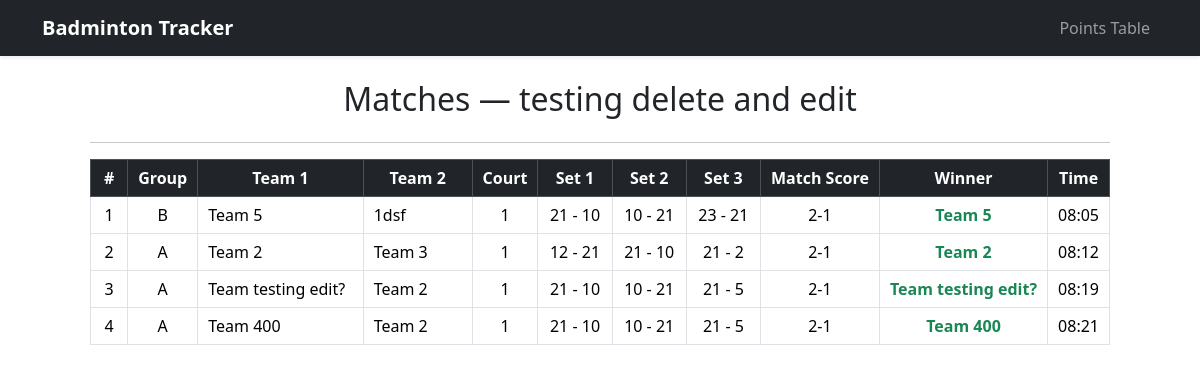
The app's page /badminton/tournament/4/matches/, older data.
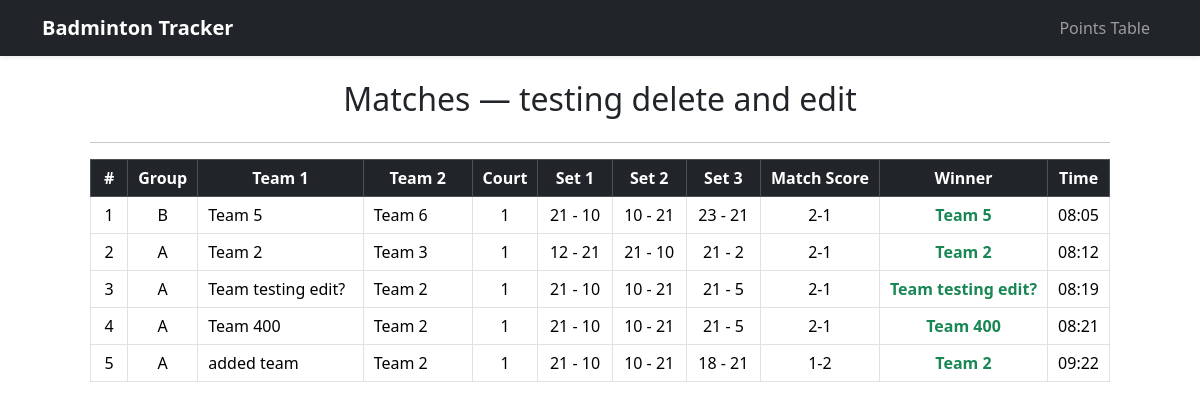
The same page, newer data.
### badminton/models.py (models this page shows, shortened)
class Tournament(models.Model):
    name = models.CharField(max_length=100)
    place = models.CharField(max_length=100)
    date = models.DateField()

class Match(models.Model):
    group = models.ForeignKey(Group, on_delete=models.CASCADE)
    court_number = models.PositiveIntegerField()
    team1 = models.ForeignKey(Team, on_delete=models.CASCADE, related_name='team1_matches')
    team2 = models.ForeignKey(Team, on_delete=models.CASCADE, related_name='team2_matches')
    set1_team1 = models.PositiveIntegerField()
    set1_team2 = models.PositiveIntegerField()
    set2_team1 = models.PositiveIntegerField(null=True, blank=True)
    set2_team2 = models.PositiveIntegerField(null=True, blank=True)
    set3_team1 = models.PositiveIntegerField(null=True, blank=True)
    set3_team2 = models.PositiveIntegerField(null=True, blank=True)
    winner = models.ForeignKey(Team, on_delete=models.SET_NULL, null=True, blank=True, related_name='matches_won')
    created_at = models.DateTimeField(auto_now_add=True)
    updated_at = models.DateTimeField(auto_now=True)
    @property
    def match_score(self):
        t1 = 0
        t2 = 0
        if self.set1_team1 > self.set1_team2:
            t1 += 1
        else:
            t2 += 1
        if self.set2_team1 is not None and self.set2_team2 is not None:
            if self.set2_team1 > self.set2_team2:
                t1 += 1
            else:
                t2 += 1
        if self.set3_team1 is not None and self.set3_team2 is not None:
            if self.set3_team1 > self.set3_team2:
                t1 += 1
            else:
                t2 += 1
        return f"{t1}-{t2}"

class Group(models.Model):
    name = models.CharField(max_length=1)
    tournament = models.ForeignKey(Tournament, on_delete=models.CASCADE, related_name='groups')

class Team(models.Model):
    name = models.CharField(max_length=100)
    group = models.ForeignKey(Group, on_delete=models.CASCADE, related_name='teams')

### badminton/views.py (the view)
# urls.py: path('tournament/<int:tournament_id>/matches/', views.view_matches, name='view_matches'),
def view_matches(request, tournament_id):
    tournament = get_object_or_404(Tournament, pk=tournament_id)
    matches = Match.objects.filter(group__tournament=tournament).order_by('created_at')
    for match in matches:
        match.local_time = match.created_at + timedelta(hours=5, minutes=30)
        match.local_updated_time = match.updated_at + timedelta(hours=5, minutes=30)
    return render(request, 'view_matches.html', {
        'tournament': tournament,
        'matches': matches,
        'current_tournament': tournament,
    })

### badminton/templates/view_matches.html (shortened to what this page needs)
{% extends 'base.html' %}
{% load tz %}
{% block content %}
<div class="container mt-4">
    <h2 class="text-center mb-4">Matches — {{ tournament.name }}</h2>
    <hr>
    <div class="table-responsive">
        <table class="table table-bordered table-hover align-middle">
            <thead class="table-dark">
                <tr>
                    <th class="col-match-no">#</th>
                    <th class="col-group">Group</th>
                    <th class="col-team">Team 1</th>
                    <th class="col-team">Team 2</th>
                    <th class="col-court">Court</th>
                    <th class="col-set">Set 1</th>
                    <th class="col-set">Set 2</th>
                    <th class="col-set">Set 3</th>
                    <th class="col-score">Match Score</th>
                    <th class="col-winner">Winner</th>
                    <th class="col-time">Time</th>
                </tr>
            </thead>
            <tbody>
                {% for match in matches %}
                <tr>
                    <td class="col-match-no">{{ forloop.counter }}</td>
                    <td class="col-group">{{ match.group.name }}</td>
                    <td class="col-team text-start" title="{{ match.team1.name }}">{{ match.team1.name }}</td>
                    <td class="col-team text-start" title="{{ match.team2.name }}">{{ match.team2.name }}</td>
                    <td class="col-court">{{ match.court_number }}</td>
                    <td class="col-set">{{ match.set1_team1 }} - {{ match.set1_team2 }}</td>
                    <td class="col-set">
                        {% if match.set2_team1 is not None and match.set2_team2 is not None %}
                            {{ match.set2_team1 }} - {{ match.set2_team2 }}
                        {% else %}
                            <span class="text-muted">—</span>
                        {% endif %}
                    </td>
                    <td class="col-set">
                        {% if match.set3_team1 is not None and match.set3_team2 is not None %}
                            {{ match.set3_team1 }} - {{ match.set3_team2 }}
                        {% else %}
                            <span class="text-muted">—</span>
                        {% endif %}
                    </td>
                    <td class="col-score">{{ match.match_score }}</td>
                    <td class="col-winner">
                        {% if match.winner %}
                            <span class="fw-bold text-success" title="{{ match.winner.name }}">{{ match.winner.name }}</span>
                        {% else %}
                            <span class="text-warning">TBD</span>
                        {% endif %}
                    </td>
                    <td class="col-time">
                        {{ match.local_time|time:"H:i" }}
                    </td>
                </tr>
                {% empty %}
                <tr>
                    <td colspan="{% if perms.badminton.change_match %}12{% else %}11{% endif %}" class="text-center text-muted">
                        No matches recorded yet.
                    </td>
                </tr>
                {% endfor %}
            </tbody>
        </table>
    </div>
</div>
{% endblock %}

### badminton/templates/base.html (shortened to what this page needs)
<!DOCTYPE html>
<html lang="en">
<head>
    <link rel="stylesheet" href="https://cdn.jsdelivr.net/npm/bootstrap@5.3.3/dist/css/bootstrap.min.css">
</head>
<body>
    <nav class="navbar navbar-expand-lg navbar-dark bg-dark sticky-top shadow-sm mb-3">
        <div class="container">
            <a class="navbar-brand fw-bold" href="{% url 'tournament_list' %}">Badminton Tracker</a>
            <div class="collapse navbar-collapse" id="navbarContent">
                <ul class="navbar-nav ms-auto align-items-lg-center gap-2">
                    {% if request.resolver_match.url_name == 'view_matches' and current_tournament %}
                        <li class="nav-item">
                            <a class="nav-link" href="{% url 'tournament_detail' current_tournament.id %}">Points Table</a>
                        </li>
                    {% endif %}
                </ul>
            </div>
        </div>
    </nav>
    <main class="container px-3 px-md-5 pb-5">
        {% block content %}{% endblock %}
    </main>
</body>
</html>

### badminton/templates/view_matches.html (style rules this page uses)
table.table th, table.table td { white-space: nowrap; text-align: center; vertical-align: middle; padding: 6px 10px; }
.col-match-no { width: 5%; }
.col-group { width: 6%; }
.col-team { width: 18%; text-align: left; }
.col-court { width: 6%; }
.col-set { width: 8%; }
.col-score { width: 10%; }
.col-winner { width: 14%; }
.col-time { width: 10%; }

Row changes from the older to the newer data that the page shows:
changed Match "Team 5": team2.name "1dsf" → "Team 6"
added Match: group.name "A", team1.name "added team", team2.name "Team 2", court_number "1", set1_team1 "21", set1_team2 "10", set2_team1 "10", set2_team2 "21", set3_team1 "18", set3_team2 "21", match_score "1-2", winner.name "Team 2", local_time "09:22"
